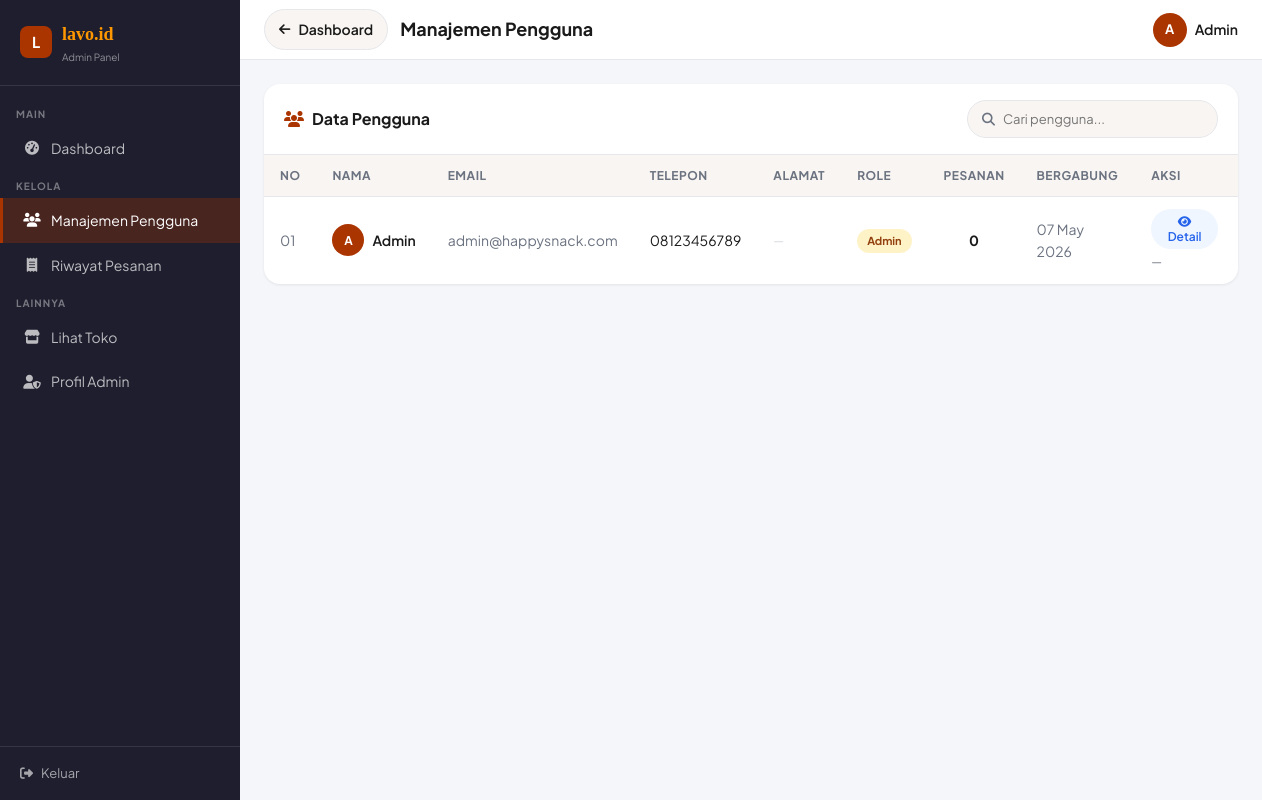
/admin/manajemen-pengguna.php (signed in), run on the app's committed database.
### tables this page shows
CREATE TABLE IF NOT EXISTS `user` (
  `id_user`    INT(11)      NOT NULL AUTO_INCREMENT,
  `nama`       VARCHAR(100) NOT NULL,
  `email`      VARCHAR(100) NOT NULL UNIQUE,
  `password`   VARCHAR(255) NOT NULL,
  `telepon`    VARCHAR(20)  DEFAULT NULL,
  `role`       ENUM('pembeli','admin') NOT NULL DEFAULT 'pembeli',
  `created_at` TIMESTAMP    NOT NULL DEFAULT CURRENT_TIMESTAMP,
  PRIMARY KEY (`id_user`)
);

### includes/functions.php (called while the page is built, shortened)
<?php
function getAllUserAdmin($conn) {
    $res  = mysqli_query($conn,
        "SELECT u.*, COUNT(p.id_pesanan) AS total_pesanan
         FROM user u
         LEFT JOIN pesanan p ON u.id_user = p.id_user
         GROUP BY u.id_user
         ORDER BY u.created_at ASC");
    $data = [];
    while ($row = mysqli_fetch_assoc($res)) $data[] = $row;
    return $data;
}

### admin/manajemen-pengguna.php (the view, shortened to what this page needs)
<?php
include '../koneksi.php';
include '../includes/functions.php';
$user = $_SESSION['user'] ?? null;
$users = getAllUserAdmin($conn);
?>
<!DOCTYPE html>
<html lang="id">
<head>
  <link rel="stylesheet" href="../style.css">
  <link rel="stylesheet" href="https://cdnjs.cloudflare.com/ajax/libs/font-awesome/6.4.0/css/all.min.css">
</head>
<body>
<div class="admin-layout">
  <aside class="admin-sidebar" id="adminSidebar">
    <div class="admin-sidebar-logo">
      <div style="width:32px;height:32px;background:var(--primary);border-radius:8px;display:flex;align-items:center;justify-content:center;color:white;font-weight:700;">L</div>
      <div><span>lavo.id</span><small>Admin Panel</small></div>
    </div>
    <nav class="admin-nav">
      <div class="admin-nav-section">Main</div>
      <a href="dashboard.php"><i class="fa fa-tachometer-alt"></i> Dashboard</a>
      <div class="admin-nav-section">Kelola</div>
      <a href="manajemen-pengguna.php" class="active"><i class="fa fa-users"></i> Manajemen Pengguna</a>
      <a href="riwayat-pesanan.php"><i class="fa fa-receipt"></i> Riwayat Pesanan</a>
      <div class="admin-nav-section">Lainnya</div>
      <a href="../index.php"><i class="fa fa-store"></i> Lihat Toko</a>
      <a href="profil.php"><i class="fa fa-user-shield"></i> Profil Admin</a>
    </nav>
    <div class="admin-sidebar-footer">
      <a href="../logout.php"><i class="fa fa-sign-out-alt"></i> Keluar</a>
    </div>
  </aside>
  <div class="admin-main">
    <div class="admin-topbar">
      <div style="display:flex;align-items:center;gap:12px;">
        <a href="dashboard.php" class="btn-back" style="margin-bottom:0;">
          <i class="fa fa-arrow-left"></i> Dashboard
        </a>
        <h1>Manajemen Pengguna</h1>
      </div>
      <div class="admin-user">
        <div class="admin-avatar"><?= strtoupper(substr($user['nama'], 0, 1)) ?></div>
        <span><?= htmlspecialchars($user['nama']) ?></span>
      </div>
    </div>
    <div class="admin-content">
      <div class="table-card">
        <div class="table-card-header">
          <h3><i class="fa fa-users" style="color:var(--primary);margin-right:8px;"></i>Data Pengguna</h3>
          <div class="search-bar">
            <i class="fa fa-search" style="color:var(--text-muted);font-size:13px;"></i>
            <input type="text" id="searchUser" placeholder="Cari pengguna..." oninput="filterUser(this.value)">
          </div>
        </div>
        <div style="overflow-x:auto;">
          <table class="admin-table" id="userTable">
            <thead>
              <tr>
                <th>No</th>
                <th>Nama</th>
                <th>Email</th>
                <th>Telepon</th>
                <th>Alamat</th>
                <th>Role</th>
                <th>Pesanan</th>
                <th>Bergabung</th>
                <th>Aksi</th>
              </tr>
            </thead>
            <tbody>
              <?php foreach ($users as $i => $u): ?>
              <tr style="cursor:pointer;" onclick="lihatDetail(<?= $u['id_user'] ?>)">
                <td style="color:var(--text-muted);"><?= str_pad($i+1, 2, '0', STR_PAD_LEFT) ?></td>
                <td>
                  <div style="display:flex;align-items:center;gap:8px;">
                    <div style="width:32px;height:32px;border-radius:50%;background:var(--primary);color:white;display:flex;align-items:center;justify-content:center;font-size:12px;font-weight:700;flex-shrink:0;">
                      <?= strtoupper(substr($u['nama'], 0, 1)) ?>
                    </div>
                    <span style="font-weight:600;"><?= htmlspecialchars($u['nama']) ?></span>
                  </div>
                </td>
                <td style="color:var(--text-muted);"><?= htmlspecialchars($u['email']) ?></td>
                <td><?= htmlspecialchars($u['telepon'] ?? '-') ?></td>
                <td style="font-size:12px;color:var(--text-muted);max-width:200px;">
                  <?php
                  $alamat_parts = array_filter([
                    $u['alamat']    ?? '',
                    $u['kecamatan'] ?? '',
                    $u['kabupaten'] ?? '',
                    $u['provinsi']  ?? '',
                    $u['kode_pos']  ?? '',
                  ]);
                  echo $alamat_parts ? htmlspecialchars(implode(', ', $alamat_parts)) : '<span style="color:#d1d5db;">—</span>';
                  ?>
                </td>
                <td>
                  <span class="role-badge" style="background:<?= $u['role']==='admin' ? '#fef3c7' : '#dbeafe' ?>;color:<?= $u['role']==='admin' ? '#92400e' : '#1d4ed8' ?>;">
                    <?= ucfirst($u['role']) ?>
                  </span>
                </td>
                <td style="text-align:center;font-weight:700;"><?= $u['total_pesanan'] ?></td>
                <td style="color:var(--text-muted);"><?= date('d M Y', strtotime($u['created_at'])) ?></td>
                <td onclick="event.stopPropagation()">
                  <button class="btn-detail-user" onclick="lihatDetail(<?= $u['id_user'] ?>)">
                    <i class="fa fa-eye"></i> Detail
                  </button>
                  <?php if ($u['role'] !== 'admin'): ?>
                  <a href="manajemen-pengguna.php?hapus=<?= $u['id_user'] ?>"
                     class="btn-hapus-user"
                     onclick="return confirm('Hapus pengguna ini?')">
                    <i class="fa fa-trash"></i> Hapus
                  </a>
                  <?php else: ?>
                  <span style="font-size:12px;color:var(--text-muted);">—</span>
                  <?php endif; ?>
                </td>
              </tr>
              <?php endforeach; ?>
            </tbody>
          </table>
        </div>
      </div>
    </div>
  </div>
</div>
</body>
</html>

### style.css (style rules this page uses)
:root { --primary: #AB3500; --primary-dark: #8a2a00; --primary-light: #d44200; --accent: #FF9800; --accent-light: #FFD180; --text-red: #B94141; --text-dark: #1a1a1a; --text-muted: #6b7280; --bg-white: #ffffff; --bg-light: #f9f5f2; --bg-card: #efefef; --border: #e5e7eb; --success: #22c55e; --radius-sm: 8px; --radius-md: 16px; --radius-lg: 24px; --radius-full: 9999px; --shadow-sm: 0 1px 3px rgba(0,0,0,0.08); --shadow-md: 0 4px 12px rgba(0,0,0,0.12); --shadow-lg: 0 8px 24px rgba(0,0,0,0.15); --font-main: 'Plus Jakarta Sans', sans-serif; --transition: 0.2s ease; }
*, *::before, *::after { box-sizing: border-box; margin: 0; padding: 0; }
html { scroll-behavior: smooth; }
body { font-family: var(--font-main); font-size: 15px; color: var(--text-dark); background: var(--bg-white); line-height: 1.6; }
a { text-decoration: none; color: inherit; }
button { cursor: pointer; border: none; background: none; font-family: inherit; }
input, textarea, select { font-family: inherit; }
.btn-back { display: inline-flex; align-items: center; gap: 8px; color: var(--text-dark); font-size: 14px; font-weight: 600; padding: 8px 14px; border-radius: var(--radius-full); background: var(--bg-light); border: 1px solid var(--border); cursor: pointer; transition: all var(--transition); text-decoration: none; margin-bottom: 20px; }
.btn-back i { font-size: 13px; }

### data on the page
user: nama "A", nama "Admin", i "01", email "admin@happysnack.com", telepon "08123456789", role "Admin", total_pesanan "0", created_at "07 May 2026"
